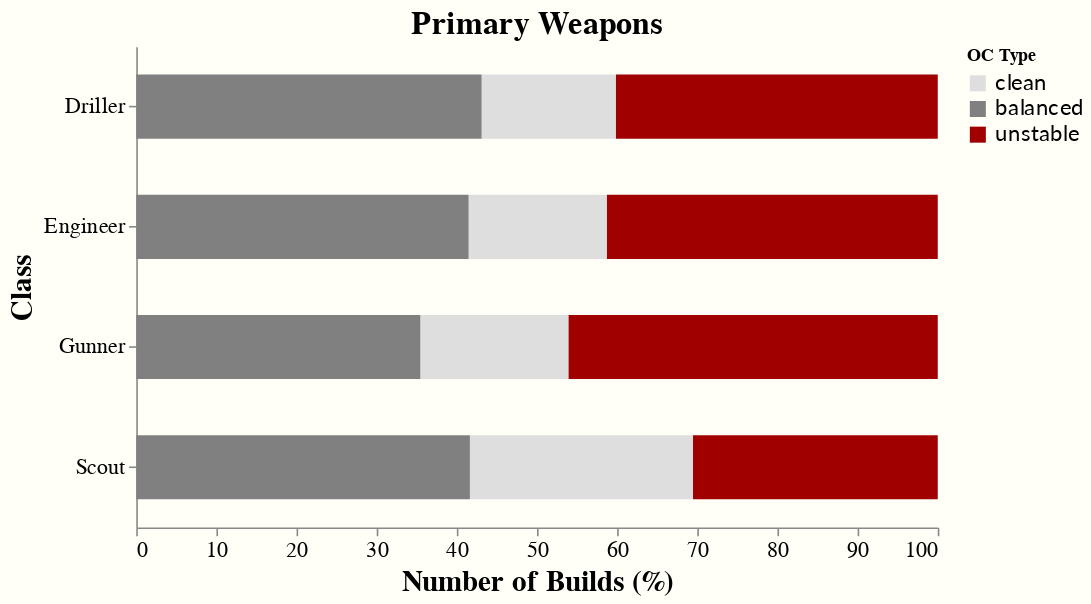

The cell this chart's notebook holds for it:
### Code cell
#alt.data_transformers.disable_max_rows()
primary_bar = (
    alt.Chart(final_mini_ocs, title="Primary Weapons")
    .mark_bar(size=40).encode(
        x=alt.X("percent", title="Number of Builds (%)"),
        y=alt.Y("class_x", title="Class"),
        color=alt.Color(
            "type",
            scale=alt.Scale(
                #domain=["balance", "clean", "unstable"],
                range=["#dedede", "#808080", "#a00000"],
            ),
            sort=["clean", "balanced", "unstable"],
            legend=alt.Legend(title="OC Type", labelFontSize=14, labelFont="Lato")
        ),
        order=alt.Order("type", sort="ascending"),
        tooltip=alt.Tooltip(["type", "percent"]) 
    )
)

primary_chart = (
    primary_bar.properties(height=300, width=500)
    .configure(background="#fffff8")
    .configure_text(font="Lato")
    .configure_axis(labelFontSize=14, titleFontSize=18, grid=False)
    .configure_view(stroke=None)
    .configure_title(fontSize=20)
)

primary_chart.save("oc_types_primary.html")
primary_chart

### Figure 1 — Vega-Lite specification as saved in the notebook (floating-point values rounded to 4 significant figures)
{"config": {"title": {"font": "Vollkorn", "fontSize": 20}, "axis": {"labelFont": "Vollkorn", "titleFont": "Vollkorn", "grid": false, "labelFontSize": 14, "titleFontSize": 18}, "mark": {"font": "Vollkorn"}, "background": "#fffff8", "text": {"font": "Lato"}, "view": {"stroke": null}}, "data": {"name": "data-18b6ba287d99d6acc0c8cba5bdcc3b61"}, "mark": {"type": "bar", "size": 40}, "encoding": {"color": {"field": "type", "legend": {"labelFont": "Lato", "labelFontSize": 14, "title": "OC Type"}, "scale": {"range": ["#dedede", "#808080", "#a00000"]}, "sort": ["clean", "balanced", "unstable"], "type": "nominal"}, "order": {"field": "type", "sort": "ascending", "type": "nominal"}, "tooltip": [{"field": "type", "type": "nominal"}, {"field": "percent", "type": "quantitative"}], "x": {"field": "percent", "title": "Number of Builds (%)", "type": "quantitative"}, "y": {"field": "class_x", "title": "Class", "type": "nominal"}}, "height": 300, "title": "Primary Weapons", "width": 500, "$schema": "https://vega.github.io/schema/vega-lite/v4.17.0.json", "datasets": {"data-18b6ba287d99d6acc0c8cba5bdcc3b61": [{"class_x": "Driller", "type": "balanced", "counts_x": 1326, "counts_y": 3076, "percent": 43.11}, {"class_x": "Driller", "type": "clean", "counts_x": 515, "counts_y": 3076, "percent": 16.74}, {"class_x": "Driller", "type": "unstable", "counts_x": 1235, "counts_y": 3076, "percent": 40.15}, {"class_x": "Engineer", "type": "balanced", "counts_x": 1369, "counts_y": 3300, "percent": 41.48}, {"class_x": "Engineer", "type": "clean", "counts_x": 569, "counts_y": 3300, "percent": 17.24}, {"class_x": "Engineer", "type": "unstable", "counts_x": 1362, "counts_y": 3300, "percent": 41.27}, {"class_x": "Gunner", "type": "balanced", "counts_x": 1116, "counts_y": 3146, "percent": 35.47}, {"class_x": "Gunner", "type": "clean", "counts_x": 581, "counts_y": 3146, "percent": 18.47}, {"class_x": "Gunner", "type": "unstable", "counts_x": 1449, "counts_y": 3146, "percent": 46.06}, {"class_x": "Scout", "type": "balanced", "counts_x": 1403, "counts_y": 3370, "percent": 41.63}, {"class_x": "Scout", "type": "clean", "counts_x": 938, "counts_y": 3370, "percent": 27.83}, {"class_x": "Scout", "type": "unstable", "counts_x": 1029, "counts_y": 3370, "percent": 30.53}]}}
